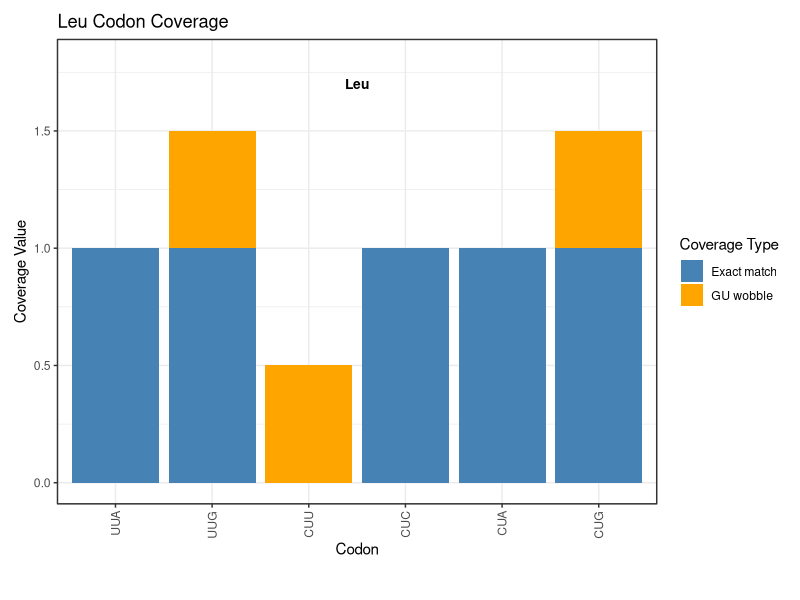

R code for this plot:
library(dplyr)
library(tidyverse)
library(tidyr)
library(ggplot2)
library(stringr)

standard_set_coverage_table <- read_csv("Data/standard_set_coverage_table.csv")

# =========================================================
# USER OPTIONS
# =========================================================

GUweight <- 0.5

# Set to NULL for all amino acids
# Or specify one amino acid, e.g. "Arg"
selected_aa <- 'Leu'

# =========================================================
# CODON ORDER
# =========================================================

codon_order <- list(
  Phe = c("TTT","TTC"),
  Leu = c("TTA","TTG","CTT","CTC","CTA","CTG"),
  Ile = c("ATT","ATC","ATA"),
  Met = c("ATG"),
  Val = c("GTT","GTC","GTA","GTG"),
  Ser = c("TCT","TCC","TCA","TCG","AGT","AGC"),
  Pro = c("CCT","CCC","CCA","CCG"),
  Thr = c("ACT","ACC","ACA","ACG"),
  Ala = c("GCT","GCC","GCA","GCG"),
  Tyr = c("TAT","TAC"),
  His = c("CAT","CAC"),
  Gln = c("CAA","CAG"),
  Asn = c("AAT","AAC"),
  Lys = c("AAA","AAG"),
  Asp = c("GAT","GAC"),
  Glu = c("GAA","GAG"),
  Cys = c("TGT","TGC"),
  Trp = c("TGG"),
  Arg = c("CGT","CGC","CGA","CGG","AGA","AGG"),
  Gly = c("GGT","GGC","GGA","GGG"),
  TER = c("TAA","TAG","TGA")
)

# =========================================================
# PREP CODON ORDER
# =========================================================

# Convert T -> U
codon_order_u <- lapply(codon_order, function(x) {
  str_replace_all(x, "T", "U")
})

# Remove TER from AA grouping
codon_order_u$TER <- NULL

# Optionally subset to one amino acid
if (!is.null(selected_aa)) {
  codon_order_u <- codon_order_u[selected_aa]
}

# Flatten codon vector
codon_levels <- unlist(codon_order_u)

# Add UGA only for full plot
if (is.null(selected_aa)) {
  codon_levels <- c(codon_levels, "UGA")
}

# =========================================================
# AMINO ACID LABELS / BOUNDARIES
# =========================================================

aa_df <- tibble(
  amino_acid = names(codon_order_u),
  codons = codon_order_u
) %>%
  unnest(codons) %>%
  mutate(x = row_number())

aa_labels <- aa_df %>%
  group_by(amino_acid) %>%
  summarise(
    xmin = min(x),
    xmax = max(x),
    xmid = mean(c(xmin, xmax)),
    .groups = "drop"
  )

aa_boundaries <- aa_labels %>%
  mutate(boundary = xmax + 0.5) %>%
  pull(boundary)

# =========================================================
# PREP COVERAGE TABLE
# =========================================================

standard_set_coverage_table <- standard_set_coverage_table %>%
  mutate(
    GUw = GUweight * GUw
  )

# Add empty UGA row only for full plot
if (is.null(selected_aa)) {
  
  plot_input <- standard_set_coverage_table %>%
    bind_rows(
      tibble(
        codon = "UGA",
        ile2_AUA = FALSE,
        M = 0,
        GUw = 0,
        CV = 0
      )
    ) %>%
    distinct(codon, .keep_all = TRUE)
  
} else {
  
  plot_input <- standard_set_coverage_table
}

# Keep only relevant codons
plot_input <- plot_input %>%
  filter(codon %in% codon_levels)

# =========================================================
# RESHAPE FOR PLOTTING
# =========================================================

plot_df <- plot_input %>%
  select(codon, ile2_AUA, M, GUw) %>%
  pivot_longer(
    cols = c(M, GUw),
    names_to = "pair_type",
    values_to = "coverage"
  ) %>%
  mutate(
    codon = factor(codon, levels = codon_levels),
    
    fill_group = case_when(
      codon == "AUA" & ile2_AUA ~ "Ile2",
      pair_type == "M" ~ "Exact",
      pair_type == "GUw" ~ "Wobble"
    ),
    
    fill_group = factor(
      fill_group,
      levels = c("Exact", "Ile2", "Wobble")
    )
  )

# =========================================================
# PLOT
# =========================================================

ggplot(plot_df, aes(x = codon, y = coverage, fill = fill_group)) +
  
  geom_col(position = position_stack(reverse = TRUE)) +
  
  # AA separator lines only when plotting all amino acids
  {
    if (is.null(selected_aa))
      geom_vline(
        xintercept = aa_boundaries,
        color = "grey70",
        linewidth = 0.4
      )
  } +
  
  # AA labels
  geom_text(
    data = aa_labels,
    aes(x = xmid, y = 1.7, label = amino_acid),
    inherit.aes = FALSE,
    size = 3.5,
    fontface = "bold"
  ) +
  
  labs(
    title = ifelse(
      is.null(selected_aa),
      "Codon Coverage in the Standard Archaeal tRNA Set",
      paste0(selected_aa, " Codon Coverage")
    ),
    x = "Codon",
    y = "Coverage Value",
    fill = "Coverage Type"
  ) +
  
  scale_fill_manual(
    values = c(
      "Exact" = "steelblue",
      "Wobble" = "orange",
      "Ile2" = "firebrick"
    ),
    labels = c(
      "Exact" = "Exact match",
      "Wobble" = "GU wobble",
      "Ile2" = "Ile2-mediated AUA decoding"
    )
  ) +
  
  coord_cartesian(
    ylim = c(0, 1.8),
    clip = "off"
  ) +
  
  theme_bw() +
  
  theme(
    axis.text.x = element_text(
      angle = 90,
      vjust = 0.5,
      hjust = 1
    ),
    
    plot.margin = margin(10, 10, 30, 10)
  )
